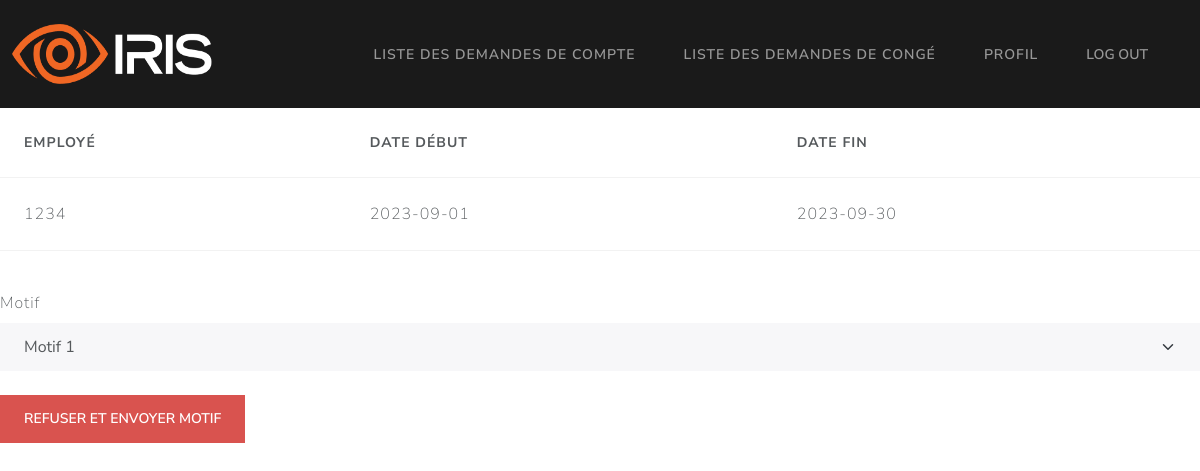
Before: /GRH/demande_congé/1/refuser with the older database file.
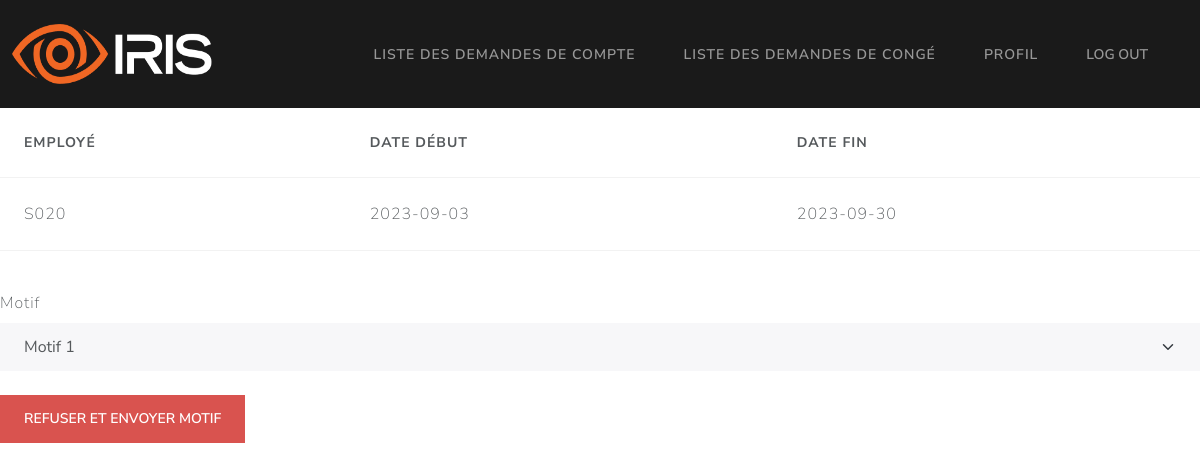
After: the same page with the newer database file.
### Models/models.py (models this page shows, shortened)
class demandeCongé(db.Model):
    id = db.Column(db.Integer, primary_key=True)
    date_debut = db.Column(db.String, unique=False, nullable=False)
    date_fin = db.Column(db.String, unique=False, nullable=False)
    statut = db.Column(db.String, unique=False, nullable=False)
    employee_matricule = db.Column(db.String, unique=False, nullable=False)
    motif_refus = db.Column(db.String, unique=False, nullable=True)

### app.py (the view)
@app.route("/GRH/demande_congé/<int:id>/refuser", methods=['GET', 'POST'])
def refuser_demande(id):
	return refuseDemande(request, id)

### Controllers/GRHController.py (called while the page is built)
def refuseDemande(request, id):
    try:
        demande = demandeCongé.query.filter_by(id=id).first()
        if(request.method=='POST'):
            motif = request.form['motif']
            demande.statut = 'Refused'
            demande.motif_refus = motif
            db.session.commit()
            return render_template("/messagePage.html", title="Refus de demande",
                                message=f"Demande d'employé {demande.employee_matricule} a été refusée")
        else:
            return render_template("/GRH/motif.html", demande=demande)
    except Exception as e:
        return render_template("/GRH/detailsDemande.html", demande=demande ,error=str(e))

### templates/GRH/motif.html (shortened to what this page needs)
{% extends '/GRH/base.html' %}
{% block content %}
<table class="table table-hover" style="width: 100%">
  <thead>
    <tr>
      <th scope="col">Employé</th>
      <th scope="col">Date début</th>
      <th scope="col">Date fin</th>
    </tr>
  </thead>
  <tbody>
    <trColumn
      class="table-secondary"
      onclick="window.location='demande_congé/{{ demande.id }}';"
      style="cursor: pointer"
    >
      <td>{{ demande.employee_matricule }}</td>
      <td>{{ demande.date_debut }}</td>
      <td>{{ demande.date_fin }}</td>
  </tbody>
</table>
<form action="/GRH/demande_congé/{{ demande.id }}/refuser" method="POST">
  <div class="form-group">
    <label for="exampleSelect1" class="form-label mt-4">Motif</label>
    <select class="form-select" name="motif">
      <option>Motif 1</option>
    </select>
  </div>
  <br />
  <button type="submit" class="btn btn-danger">Refuser et envoyer motif</button>
</form>
{% endblock %}

Changed rows visible on the page:
changed demandeCongé: employee_matricule "1234" → "S020"; date_debut "2023-09-01" → "2023-09-03"
